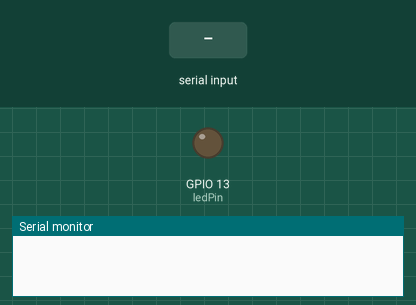
Simulated run of this program. Board: ESP32. Parts: output pins drawn as LEDs (lit = HIGH), the last lines printed to the serial monitor. Dashed ring = blinking. Inputs (shaded band) come from the test bench. Nothing arrives over Bluetooth unless stated.

Above: at 1.2 s.
1.3 s: "|" received over the second serial link
At 1.8 s:
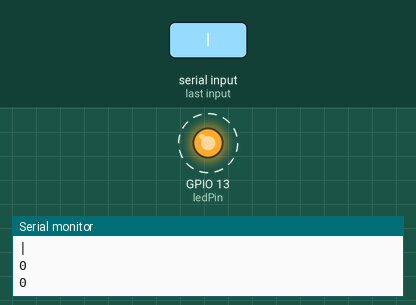
5.0 s: "1|90|45\n" received over the second serial link
At 6.1 s:
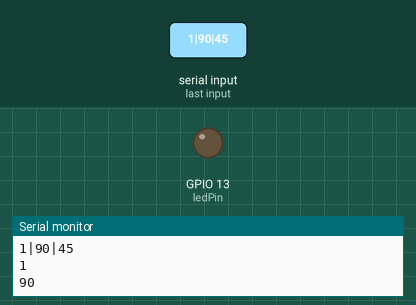
Timing chart, 0 to 8.0 s (numbered marks = the images above; inputs shaded):
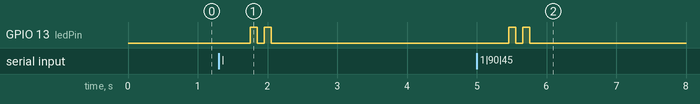

The program:

main.cpp
```cpp
// The script is written by Slavko Zdravevski
// If you want to support my work, you can subscribe to my youtube channel: https://bit.ly/3FG9hpK
// I do a lot of interesting things in my free time, so you might find something of your interest or we can exchange ideas and knowledge

// Libraries, I also put them on github
#include "BluetoothSerial.h"
#include <RCSwitch.h>

// Pinout declaration
int ledPin = 13;
int rfReceiverPin = 2;
int rfTransmitterPin = 4;

// Additional variables needed through the code
unsigned long currentSecounds, previousSecoundsRecord;
String receivedCommand;
String commandToSend;

unsigned long receivedCodes[100];
int receivedProtocols[100];
int receiverCounter = 0;
bool canStoreCurrentCode = true;
unsigned long previousMillisLed = 0;
bool blinkLed = false;
int ledCounter = 0;

BluetoothSerial SerialBT;
RCSwitch mySwitch = RCSwitch();

void setup() {
  Serial.begin(115200);
  SerialBT.begin("ESP32"); // If you want to use my app, leave this line as it is, otherwise, it won't work
  mySwitch.enableReceive(rfReceiverPin);
  mySwitch.enableTransmit(rfTransmitterPin);
  pinMode(ledPin, OUTPUT);
}

void sendCurrentRfData() { // Sends the currently stored data in the microcontroller's memory to the phone over Bluetooth
  if (receiverCounter != 0) {
    for (int i=0; i<receiverCounter; i++) {
      commandToSend = String(receivedCodes[i])+"|"+String(receivedProtocols[i]);
      SerialBT.println(commandToSend);
      delay(200);
    }
  } else {
    SerialBT.println("empty memory");
  }
}

void sendCodeOverRfModule(int code, int protocol) { // Sends the code got from the parameter over the radio module
  blinkLed = true;
  // Optional set protocol (default is 1, will work for most outlets)
  mySwitch.setProtocol(protocol);
  mySwitch.send(code, 24);
}

void receiveBtData() { // Receives Bluetooth data sent from the Android device and acts accordingly
  if (SerialBT.available()) {
    receivedCommand += String((char)SerialBT.read());
  } else {
    receivedCommand.toLowerCase();
    if (receivedCommand != "") {
      Serial.println(receivedCommand);
      if (receivedCommand == "refresh data") {
        sendCurrentRfData();
      } else {
        int codeForSend = receivedCommand.substring(0,receivedCommand.indexOf("|")).toInt();
        int protocolForSend = receivedCommand.substring(receivedCommand.indexOf("|")+1, receivedCommand.length()).toInt();
        Serial.println(codeForSend);
        Serial.println(protocolForSend);
        sendCodeOverRfModule(codeForSend, protocolForSend);
      }
      receivedCommand = "";
    }
  }
}

void decodeRfSignals() { // Decodes the 433/315 signals received by the module, and stores them into local arrays
  if (mySwitch.available()) {
    blinkLed = true;
    for (int i=0; i<receiverCounter; i++) {
      if (receivedCodes[i] == mySwitch.getReceivedValue()) {
        canStoreCurrentCode = false;
        break;
      }
    }

    if (canStoreCurrentCode) {
      receivedCodes[receiverCounter] = mySwitch.getReceivedValue();
      receivedProtocols[receiverCounter] = mySwitch.getReceivedProtocol();

      Serial.println(mySwitch.getReceivedValue());
      Serial.println(receiverCounter);
      receiverCounter++;
    }

    canStoreCurrentCode = true;

    mySwitch.resetAvailable();
  }
}

void checkLedState() { // Checks whether the led should blink
  unsigned long currentMillisLed = millis();
  if (blinkLed) {
    if ((unsigned long)(currentMillisLed - previousMillisLed) >= 100) {
      if (ledCounter == 0) {
        digitalWrite(ledPin, HIGH);
        ledCounter = 1;
      } else if (ledCounter == 1) {
        digitalWrite(ledPin, LOW);
        ledCounter = 2;
      } else if (ledCounter == 2) {
        digitalWrite(ledPin, HIGH);
        ledCounter = 3;
      } else if (ledCounter == 3) {
        digitalWrite(ledPin, LOW);
        ledCounter = 0;
        blinkLed = false;
      }
      previousMillisLed = currentMillisLed;
    }
  }
}

void loop() {
  currentSecounds = millis() / 1000;
  receiveBtData();
  decodeRfSignals();
  checkLedState();

  if ((currentSecounds - previousSecoundsRecord) >= 4) {
    previousSecoundsRecord = currentSecounds;
    SerialBT.println("Good connection");
  }
}
```

Measured:
- after the input at 1.3 s, GPIO 13 (ledPin): alternates HIGH for 0.10 s and LOW for 0.10 s, 4 changes in all, then stays LOW, starting after 0.45 s
- after the input at 5.0 s, GPIO 13 (ledPin): alternates HIGH for 0.10 s and LOW for 0.10 s, 4 changes in all, then stays LOW, starting after 0.46 s
